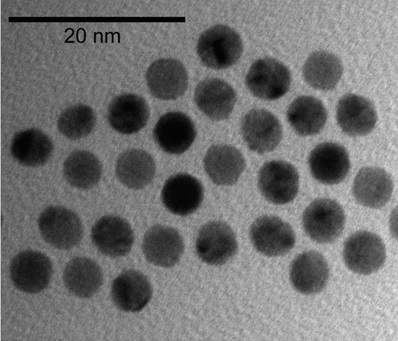
#> input picture images/sample_test.jpg, 398 x 341 px
$ python test.py --image images/sample_test.jpg --width 1.0   (older library calls are emulated)
#> lines starting #> are read from the running program, lines starting #| are printed output that depends on the picture; after the words box and inside, x2 and y2 are one past the last pixel; in counts of white or black regions, pixels touching at a corner belong together

# import the necessary packages
from scipy.spatial import distance as dist
from imutils import perspective
from imutils import contours
import numpy as np
import argparse
import imutils
import cv2
import sys
from matplotlib import pyplot as plt

def midpoint(ptA, ptB):
	return ((ptA[0] + ptB[0]) * 0.5, (ptA[1] + ptB[1]) * 0.5)

# construct the argument parse and parse the arguments
ap = argparse.ArgumentParser()
ap.add_argument("-i", "--image", required=True,
	help="path to the input image")
ap.add_argument("-w", "--width", type=float, required=True,
	help="width of the left-most object in the image (in inches)")
args = vars(ap.parse_args())

# load the image, convert it to grayscale, and blur it slightly
image = cv2.imread(args["image"])
#> image is the input picture: shape (341, 398, 3); min 0, max 237, mean 112.6
gray = cv2.cvtColor(image, cv2.COLOR_BGR2GRAY)
gray = cv2.GaussianBlur(gray, (7, 7), 0)


# perform edge detection, then perform a dilation + erosion to
# close gaps in between object edges0
edged = cv2.Canny(gray, 50, 100)
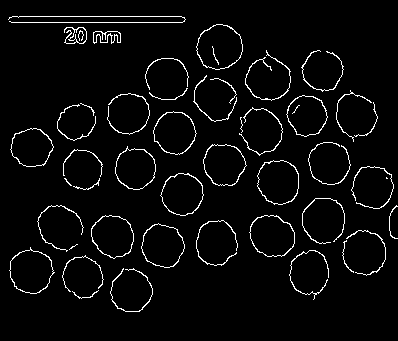
#> edged: shape (341, 398); 4% white in thin lines or dots, all inside (x1, y1, x2, y2) = (8, 16, 398, 312)
cv2.imshow("edged", edged)
edged = cv2.dilate(edged, None, iterations=1)
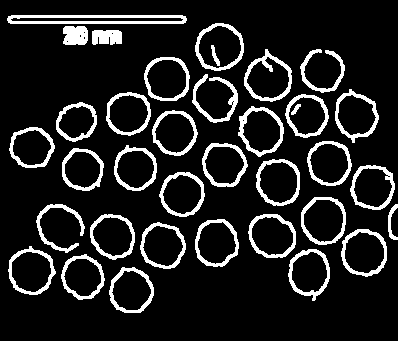
#> edged: shape (341, 398); 12.8% white; 36 white regions, largest, box (x1, y1, x2, y2) and area: (7, 15, 187, 24) 1091, (244, 49, 292, 102) 605, (238, 106, 284, 157) 566
cv2.imshow("dilate", edged)
edged = cv2.erode(edged, None, iterations=1)
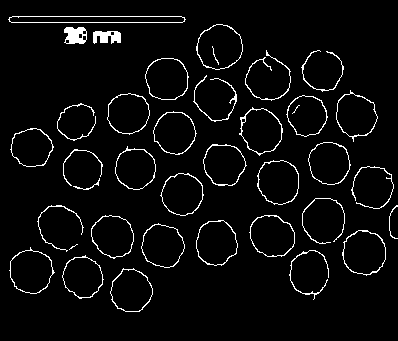
#> edged: shape (341, 398); 4.3% white in thin lines or dots, all inside (x1, y1, x2, y2) = (8, 16, 398, 312)
ret,thresh1 = cv2.threshold(gray, 100, 255,cv2.THRESH_BINARY)
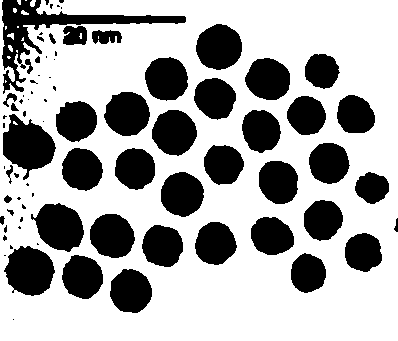
#> thresh1: shape (341, 398); 66.3% white; 80 black regions (36 under 20 px), largest, box (x1, y1, x2, y2) and area: (2, 0, 186, 94) 3272, (3, 114, 56, 180) 2051, (4, 246, 55, 296) 1861

cv2.imshow("thresh1", thresh1)

# Convert BGR to HSV
hsv = cv2.cvtColor(image, cv2.COLOR_BGR2HSV)
#> hsv: shape (341, 398, 3); mean H, S, V 0, 0, 112.6
plt.imshow(hsv)
plt.show()


print(hsv)
#> (printed output is left out)


# define range of blue color in HSV
lower_blue = np.array([71,4,47])
upper_blue = np.array([71,4,89])

# Threshold the HSV image to get only blue colors
mask = cv2.inRange(hsv, lower_blue, upper_blue)
#> mask: shape (341, 398); every value is 0

# cv2.imshow("erode", edged)0
# cv2.imshow("image", image)
cv2.imshow("mask", mask)
# cv2.imshow("edged", edged)

cv2.waitKey(0)

sys.exit()
#> (the program exits here)

$ run again, with images/sample_2.jpg copied over images/sample_test.jpg
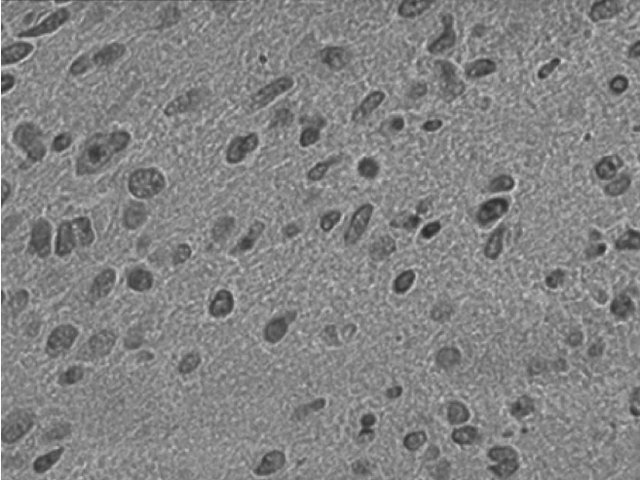
#> input picture images/sample_2.jpg, 640 x 480 px
#> image is the input picture: shape (480, 640, 3); min 39, max 255, mean 131.8
#> `edged = cv2.Canny(gray, 50, 100)`:
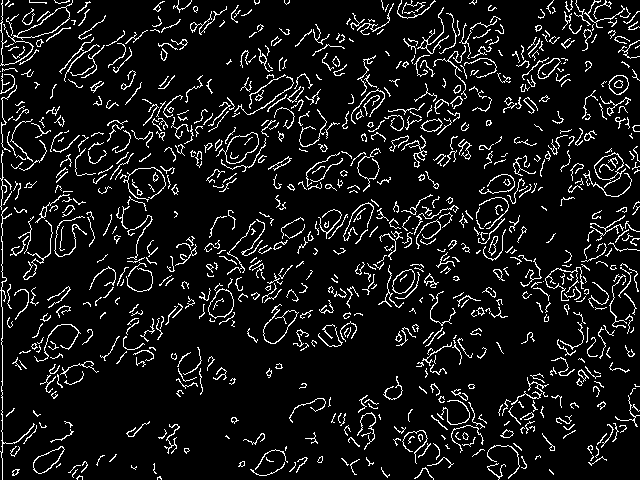
#> edged: shape (480, 640); 8.8% white in thin lines or dots
#> `ret,thresh1 = cv2.threshold(gray, 100, 255,cv2.THRESH_BINARY)`:
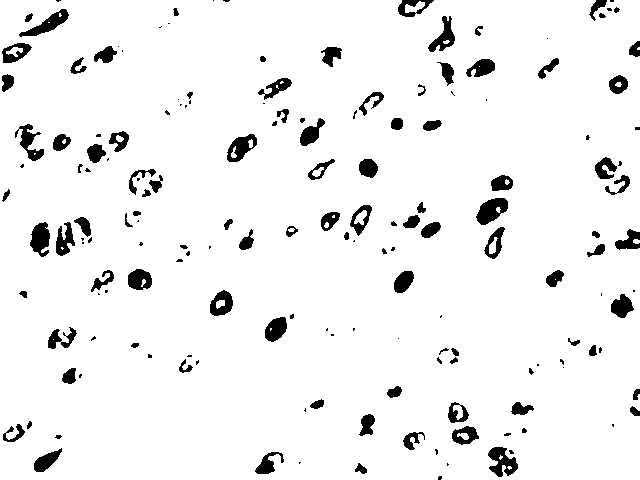
#> thresh1: shape (480, 640); 94.1% white; 167 black regions (66 under 20 px), largest, box (x1, y1, x2, y2) and area: (476, 198, 508, 225) 542, (488, 447, 518, 477) 513, (19, 9, 69, 37) 491
#> hsv: shape (480, 640, 3); mean H, S, V 0, 0, 131.8
#> (printed output is left out)
#> mask: shape (480, 640); every value is 0

$ run again, with images/sample_4.jpg copied over images/sample_test.jpg
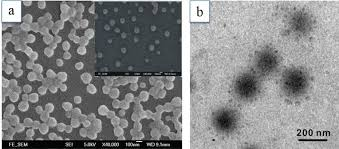
#> input picture images/sample_4.jpg, 339 x 149 px
#> image is the input picture: shape (149, 339, 3); mean B, G, R 133.8, 133.3, 132.2
#> `edged = cv2.Canny(gray, 50, 100)`:
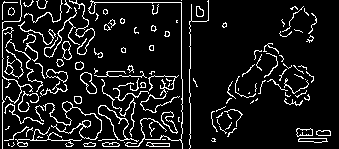
#> edged: shape (149, 339); 10.4% white in thin lines or dots
#> `ret,thresh1 = cv2.threshold(gray, 100, 255,cv2.THRESH_BINARY)`:
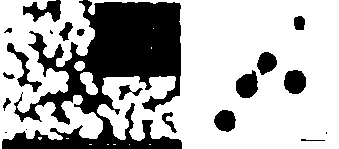
#> thresh1: shape (149, 339); 68.9% white; 20 black regions (4 under 20 px), largest, box (x1, y1, x2, y2) and area: (2, 0, 182, 149) 12566, (23, 0, 61, 22) 448, (236, 70, 258, 98) 443
#> hsv: shape (149, 339, 3); mean H, S, V 19.4, 6.5, 133.8
#> (printed output is left out)
#> mask: shape (149, 339); every value is 0
